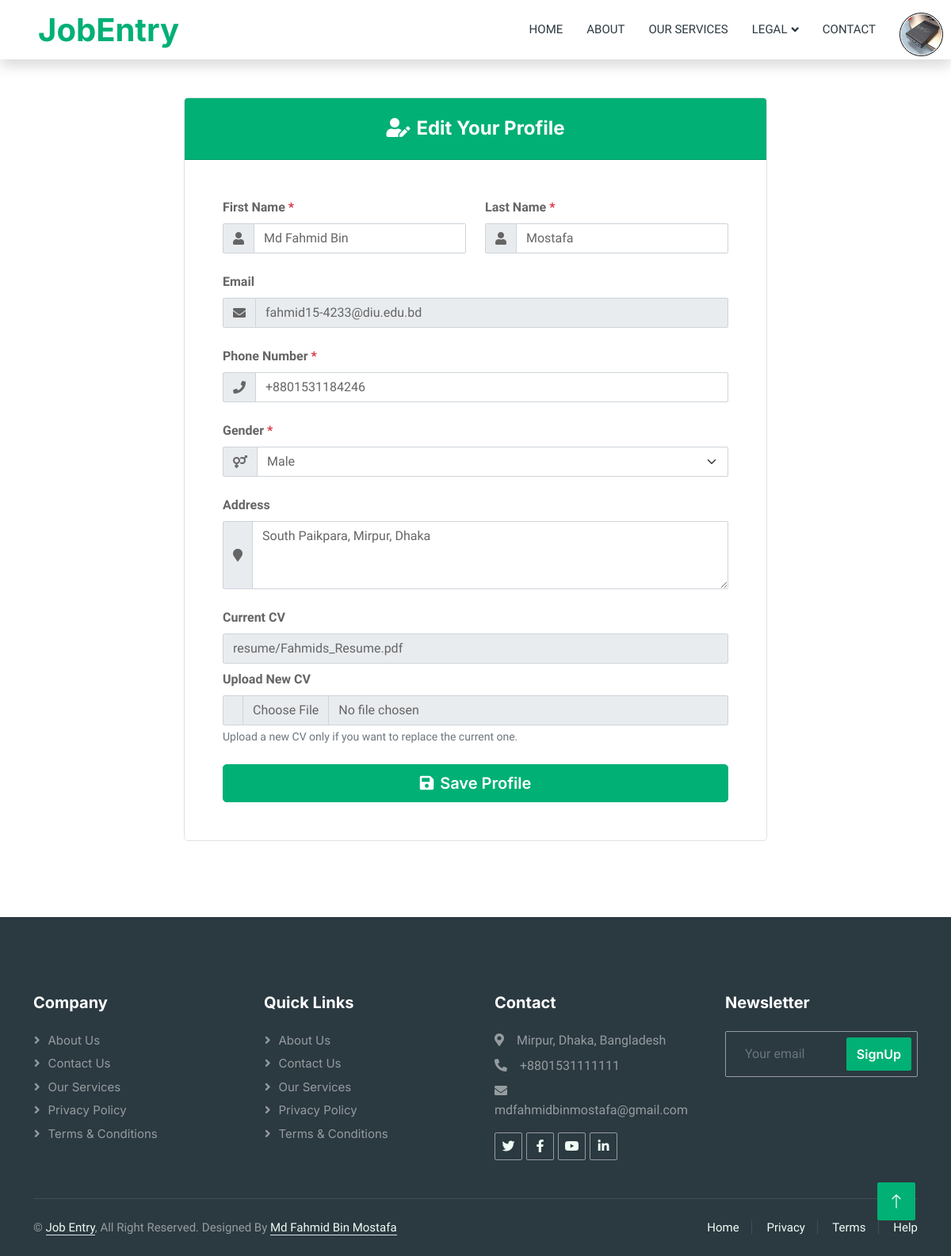
The page /profile/edit_profile (signed in) on the database its author committed.
### jobapp/models.py (models this page shows)
class CustomUser(AbstractUser):
    USER = ((1, 'Recruiter'),
            (2, 'Applicant'))
    profile_pic = models.ImageField(upload_to='profile_pic', null=True)
    user_type = models.CharField(choices=USER, max_length=20, null=True)
    reset_token = models.CharField(max_length=100, null=True, blank=True)

class Applicant(models.Model):
    user = models.OneToOneField(CustomUser, on_delete=models.CASCADE, null=True)
    first_name = models.CharField(max_length=50, null=True)
    last_name = models.CharField(max_length=50, null=True)
    address = models.TextField(null=True, blank=True)
    cv = models.FileField(upload_to='resume', validators=[FileExtensionValidator(allowed_extensions=['pdf'])])
    gender = models.CharField(max_length=20)
    phone_number = models.CharField(max_length=15, null=True)

### jobapp/views.py (the view)
# urls.py: path('profile/edit_profile', views.edit_profile, name='edit_profile'),
@login_required(login_url='login')
def edit_profile(request):
    if request.user.user_type == '2':
        applicant = Applicant.objects.get(user=request.user)
    else:
        recruiter = Recuiter.objects.get(user=request.user)
    return render(request, 'edit_profile.html', {'applicant': recruiter if request.user.user_type == '1' else applicant})

### jobapp/views.py (called while the page is built)
def notification_processor(request):
    if request.user.is_authenticated:
        if request.user.user_type == '2':  # Applicant
            unread_count = Notification.objects.filter(user=request.user, is_read=False).count()
            return {'unread_notification_count': unread_count}
    return {'unread_notification_count': 0}

### templates/edit_profile.html (shortened to what this page needs)
{% extends 'base.html' %} {% load static %} {% block content %}
<div class="container py-5">
  <div class="row justify-content-center">
    <div class="col-md-10 col-lg-8">
      <div class="card border rounded-3 overflow-hidden">
        <div class="card-header bg-primary py-4">
          <h4 class="card-title text-white text-center mb-0">
            <i class="fa fa-user-edit me-2"></i>Edit Your Profile
          </h4>
        </div>
        <div class="card-body p-4 p-md-5">
          <form
            action="{% url 'edited_profile' %}"
            method="post"
            enctype="multipart/form-data"
            class="needs-validation"
            novalidate
          >
            {% csrf_token %} {% if user.user_type == '2' %}
            <div class="row mb-4">
              <div class="col-md-6">
                <label class="form-label fw-bold">First Name <span class="text-danger">*</span></label>
                <div class="input-group">
                  <span class="input-group-text"><i class="fa fa-user"></i></span>
                  <input
                    type="text"
                    class="form-control"
                    value="{{ user.first_name }}"
                    name="f_name"
                    required
                  />
                </div>
              </div>
              <div class="col-md-6">
                <label class="form-label fw-bold">Last Name <span class="text-danger">*</span></label>
                <div class="input-group">
                  <span class="input-group-text"><i class="fa fa-user"></i></span>
                  <input
                    type="text"
                    class="form-control"
                    value="{{ user.last_name }}"
                    name="l_name"
                    required
                  />
                </div>
              </div>
            </div>
            <div class="mb-4">
              <label class="form-label fw-bold">Email</label>
              <div class="input-group">
                <span class="input-group-text"><i class="fa fa-envelope"></i></span>
                <input
                  type="email"
                  class="form-control"
                  value="{{ user.email }}"
                  name="email"
                  readonly
                />
              </div>
            </div>
            <div class="mb-4">
              <label class="form-label fw-bold">Phone Number <span class="text-danger">*</span></label>
              <div class="input-group">
                <span class="input-group-text"><i class="fa fa-phone"></i></span>
                <input
                  type="text"
                  class="form-control"
                  value="{{ applicant.phone_number }}"
                  name="p_number"
                  required
                />
              </div>
            </div>
            <div class="mb-4">
              <label class="form-label fw-bold">Gender <span class="text-danger">*</span></label>
              <div class="input-group">
                <span class="input-group-text"><i class="fa fa-venus-mars"></i></span>
                <select class="form-select" name="gender" required>
                  <option value="Male" {% if applicant.gender == 'Male' %}selected{% endif %}>Male</option>
                </select>
              </div>
            </div>
            <div class="mb-4">
              <label class="form-label fw-bold">Address</label>
              <div class="input-group">
                <span class="input-group-text"><i class="fa fa-map-marker"></i></span>
                <textarea class="form-control" name="address" rows="3">{{ applicant.address }}</textarea>
              </div>
            </div>
            <div class="mb-4">
              <label class="form-label fw-bold">Current CV</label>
              <input
                type="text"
                class="form-control mb-2"
                value="{{ applicant.cv }}"
                readonly
              />
              <label class="form-label fw-bold">Upload New CV</label>
              <div class="input-group">
                <span class="input-group-text"></span>
                <input type="file" class="form-control" name="cv" />
              </div>
              <div class="form-text">Upload a new CV only if you want to replace the current one.</div>
            </div>
            {% endif %}
            <div class="d-grid gap-2">
              <button type="submit" class="btn btn-primary btn-lg">
                <i class="fa fa-save me-2"></i>Save Profile
              </button>
            </div>
          </form>
        </div>
      </div>
    </div>
  </div>
</div>
{% endblock %}

### templates/navbar.html (shortened to what this page needs)
{% load static %}
<nav class="navbar navbar-expand-lg bg-white navbar-light shadow sticky-top p-0">
    <a href="{% url 'index' %}" class="navbar-brand d-flex align-items-center text-center py-0 px-4 px-lg-5">
        <h1 class="m-0 text-primary">JobEntry</h1>
    </a>
    <div class="collapse navbar-collapse" id="navbarCollapse">
        <div class="navbar-nav ms-auto p-4 p-lg-0">
            <a href="{% url 'index' %}" class="nav-item nav-link {% if request.resolver_match.url_name == 'index' %}active{% endif %}">Home</a>
            <a href="{% url 'about' %}" class="nav-item nav-link {% if request.resolver_match.url_name == 'about' %}active{% endif %}">About</a>
            <a href="{% url 'our_services' %}" class="nav-item nav-link {% if request.resolver_match.url_name == 'our_services' %}active{% endif %}">Our Services</a>
            <div class="nav-item dropdown">
                <a href="#" class="nav-link dropdown-toggle {% if request.resolver_match.url_name in 'privacy_policy terms_conditions' %}active{% endif %}" data-bs-toggle="dropdown">Legal</a>
            </div>
            <a href="{% url 'contact' %}" class="nav-item nav-link {% if request.resolver_match.url_name == 'contact' %}active{% endif %}">Contact</a>
            {% if request.user.is_authenticated %}
                <div class="action position-relative">
                    <div class="profile d-flex align-items-center" onclick="menuToggle();" style="border: 1px solid black; margin-right: 10px; margin-top: 15px;">
                        {% if request.user.user_type == '1' %}
                            {% with recruiter=request.user.recuiter %}
                                {% if recruiter.logo %}
                                    <img src="{{ recruiter.logo.url }}" alt="Company Logo" class="rounded-circle border profile-img">
                                {% else %}
                                    <img src="{% static 'assets/img/default-company-logo.png' %}" alt="Company Logo" class="rounded-circle border profile-img">
                                {% endif %}
                            {% endwith %}
                        {% else %}
                            {% if request.user.profile_pic %}
                                <img src="{{ request.user.profile_pic.url }}" alt="Applicant Image" class="rounded-circle border profile-img">
                            {% else %}
                                <img src="{% static 'assets/img/default-profile.png' %}" alt="Applicant Image" class="rounded-circle border profile-img">
                            {% endif %}
                        {% endif %}
                    </div>
                </div>
            {% else %}
                <a href="{% url 'login' %}" class="nav-item nav-link {% if request.resolver_match.url_name == 'login' %}active{% endif %}">Login/Signup</a>
            {% endif %}
        </div>
    </div>
</nav>

### static/css/style.css (style rules this page uses)
:root { --primary: #00B074; --secondary: #2B9BFF; --light: #EFFDF5; --dark: #2B3940; }
.btn { font-family: 'Inter', sans-serif; font-weight: 600; transition: .5s; }
.btn.btn-primary, .btn.btn-secondary { color: #FFFFFF; }
.navbar .dropdown-toggle::after { border: none; content: "\f107"; font-family: "Font Awesome 5 Free"; font-weight: 900; vertical-align: middle; margin-left: 5px; transition: .5s; }
.navbar-dark .navbar-nav .nav-link, .navbar-light .navbar-nav .nav-link { margin-right: 30px; padding: 25px 0; color: #FFFFFF; font-size: 15px; text-transform: uppercase; outline: none; }
.navbar-light .navbar-brand, .navbar-light a.btn { height: 75px; }
.navbar-light .navbar-nav .nav-link { color: var(--dark); font-weight: 500; }
.navbar-light.sticky-top { top: -100px; transition: .5s; }
.action .profile { position: relative; width: 55px; height: 55px; border-radius: 50%; overflow: hidden; cursor: pointer; }
.action .profile img { position: absolute; top: 0; left: 0; width: 100%; height: 100%; object-fit: cover; }

### rows shown on the page
CustomUser: user.profile_pic (picture), f_name "Md Fahmid Bin", l_name "Mostafa", email "fahmid15-4233@diu.edu.bd"
Applicant: p_number "+8801531184246", gender "Male", address "South Paikpara, Mirpur, Dhaka", cv "resume/Fahmids_Resume.pdf"
